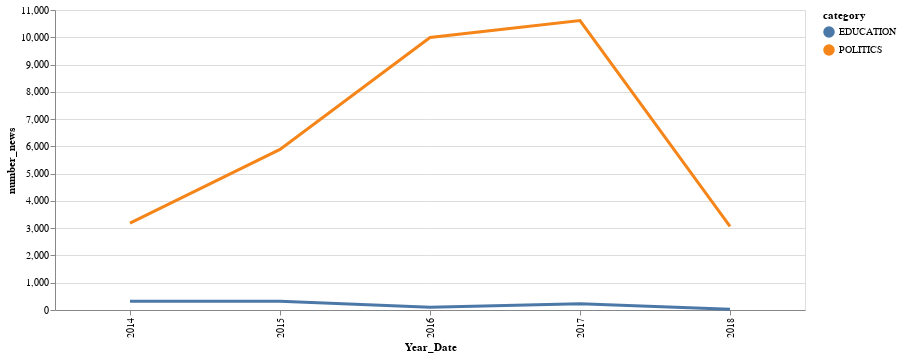

The notebook cell this image was saved under:
### Code cell
source = sub_df3.toPandas()

highlight = alt.selection(type='single', on='mouseover',
                          fields=['category'], nearest=True)

base = alt.Chart(source).encode(
    x='Year_Date:N',
    y='number_news:Q',
    color='category:N',
    
)

points = base.mark_circle().encode(
    opacity=alt.value(0)
).add_selection(
    highlight
).properties(
    width=750
)

lines = base.mark_line().encode(
    size=alt.condition(~highlight, alt.value(1), alt.value(3))
)

points + lines

### Figure 1 — Vega-Lite specification as saved in the notebook (floating-point values rounded to 4 significant figures)
{"config": {"view": {"continuousWidth": 400, "continuousHeight": 300}}, "layer": [{"mark": "circle", "encoding": {"color": {"type": "nominal", "field": "category"}, "opacity": {"value": 0}, "x": {"type": "nominal", "field": "Year_Date"}, "y": {"type": "quantitative", "field": "number_news"}}, "selection": {"selector004": {"type": "single", "on": "mouseover", "fields": ["category"], "nearest": true}}, "width": 750}, {"mark": "line", "encoding": {"color": {"type": "nominal", "field": "category"}, "size": {"condition": {"value": 1, "selection": {"not": "selector004"}}, "value": 3}, "x": {"type": "nominal", "field": "Year_Date"}, "y": {"type": "quantitative", "field": "number_news"}}}], "data": {"name": "data-92d3afd6a85013b6d3bd5fd4bc70ef67"}, "$schema": "https://vega.github.io/schema/vega-lite/v4.8.1.json", "datasets": {"data-92d3afd6a85013b6d3bd5fd4bc70ef67": [{"Year_Date": 2018, "category": "POLITICS", "number_news": 3067}, {"Year_Date": 2014, "category": "EDUCATION", "number_news": 323}, {"Year_Date": 2015, "category": "EDUCATION", "number_news": 320}, {"Year_Date": 2015, "category": "POLITICS", "number_news": 5887}, {"Year_Date": 2017, "category": "POLITICS", "number_news": 10613}, {"Year_Date": 2018, "category": "EDUCATION", "number_news": 32}, {"Year_Date": 2014, "category": "POLITICS", "number_news": 3182}, {"Year_Date": 2016, "category": "EDUCATION", "number_news": 98}, {"Year_Date": 2017, "category": "EDUCATION", "number_news": 231}, {"Year_Date": 2016, "category": "POLITICS", "number_news": 9990}]}}
